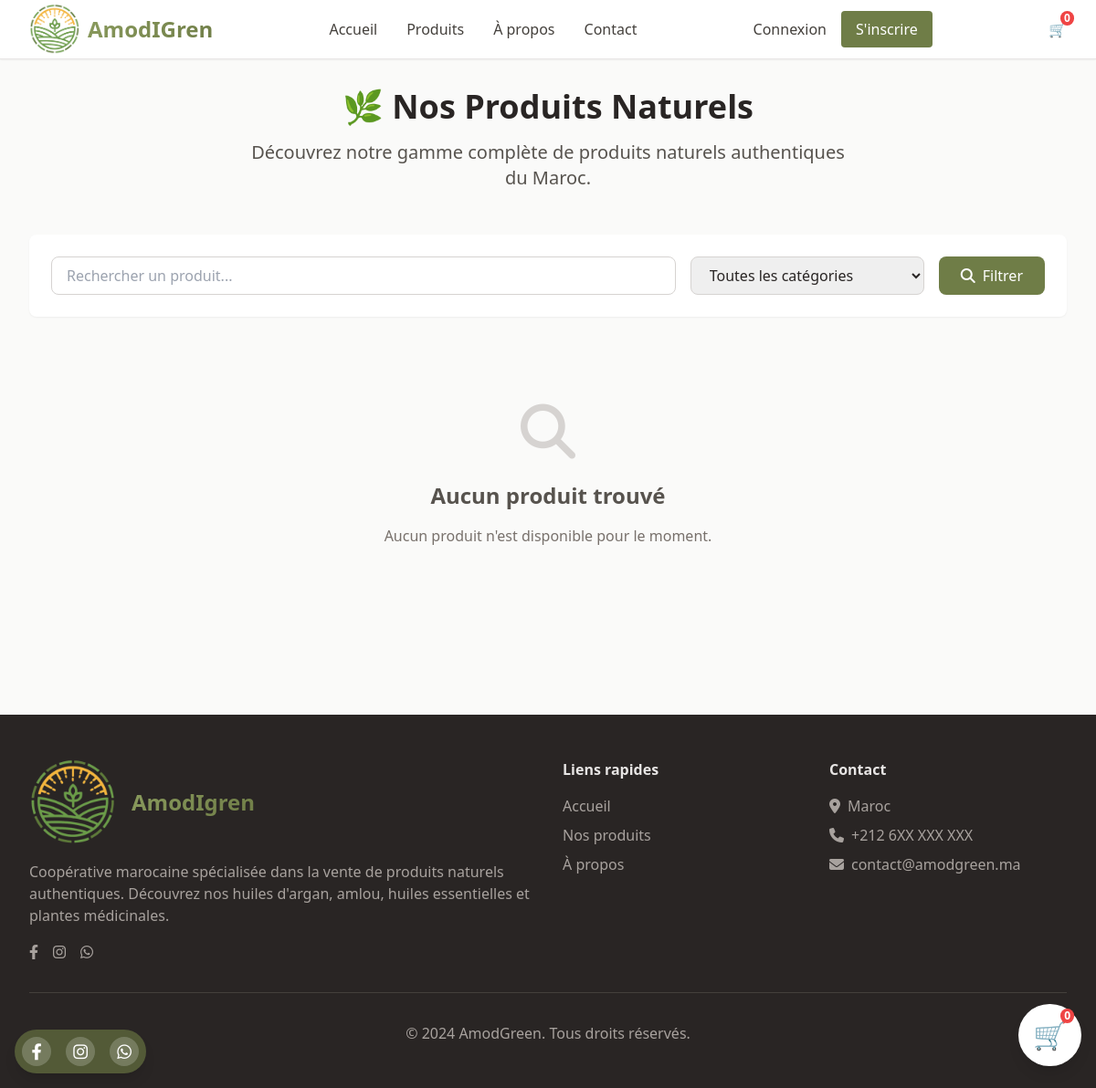
Before: /ar/produits/ with the older database file.
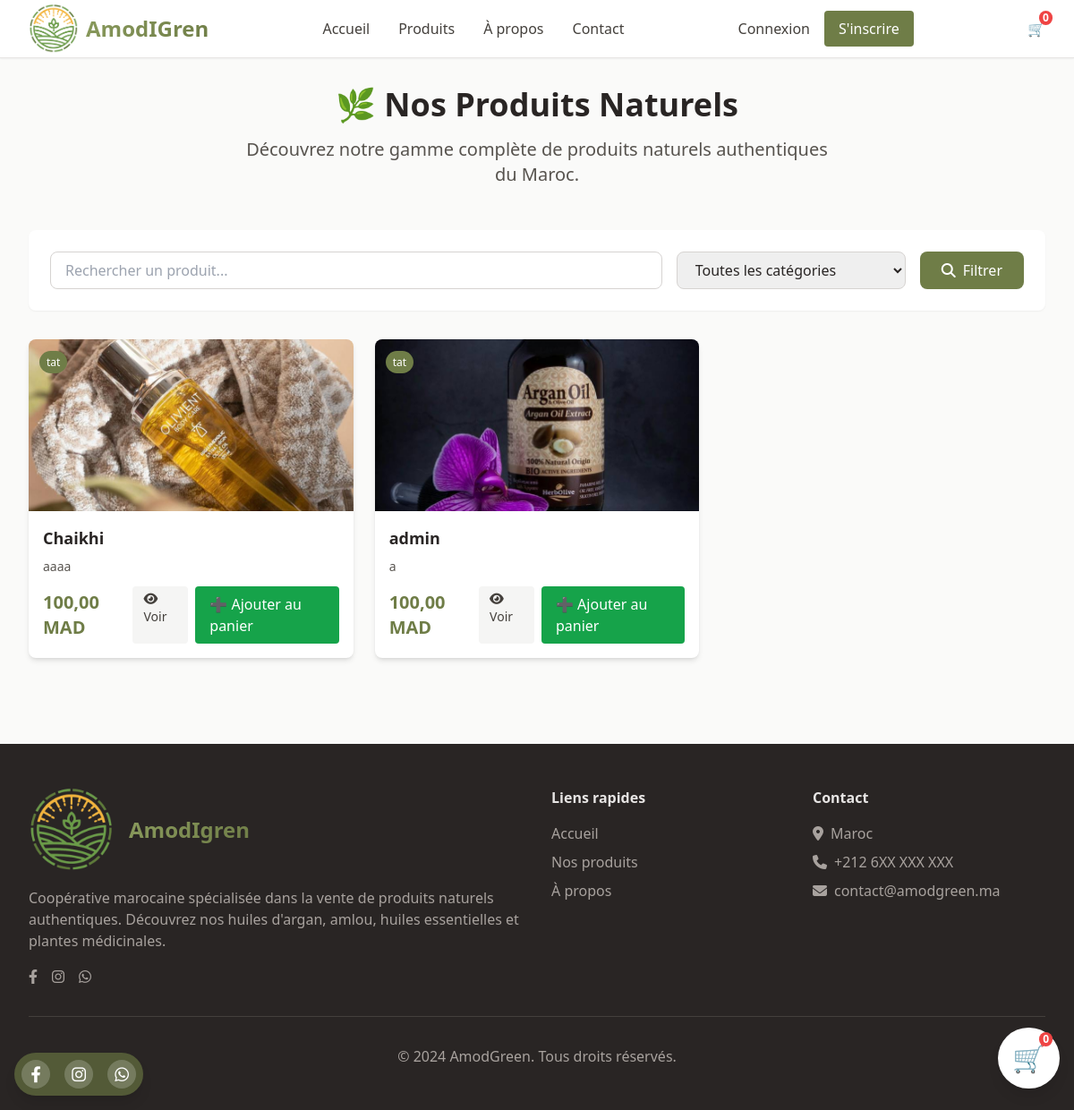
After: the same page with the newer database file.
### store/models/Produit.py (models this page shows, shortened)
class Product(models.Model):
    name = models.CharField(max_length=200, verbose_name="Nom du produit")
    name_ar = models.CharField(max_length=200, blank=True, verbose_name="Nom (Arabe)")
    description = models.TextField(verbose_name="Description")
    description_ar = models.TextField(blank=True, verbose_name="Description (Arabe)")
    ingredients = models.TextField(blank=True, verbose_name="Ingrédients")
    ingredients_ar = models.TextField(blank=True, verbose_name="Ingrédients (Arabe)")
    price = models.DecimalField(max_digits=10, decimal_places=2, verbose_name="Prix (MAD)")
    image = models.ImageField(upload_to='products/', verbose_name="Image principale")
    category = models.ForeignKey(Category, on_delete=models.CASCADE, verbose_name="Catégorie")
    is_available = models.BooleanField(default=True, verbose_name="Disponible")
    created_at = models.DateTimeField(auto_now_add=True)
    updated_at = models.DateTimeField(auto_now=True)
    default_variant = models.ForeignKey(
        'ProductVariant',
        null=True,
        blank=True,
        on_delete=models.SET_NULL,
        related_name='default_for_products',
        verbose_name="Variante par défaut"
    )
    class Meta:
        verbose_name = "Produit"
        verbose_name_plural = "Produits"
        ordering = ['-created_at']
    def get_absolute_url(self):
        return reverse('product_detail', kwargs={'pk': self.pk})

class Category(models.Model):
    name = models.CharField(max_length=100, verbose_name="Nom")
    name_ar = models.CharField(max_length=100, blank=True, verbose_name="Nom (Arabe)")
    description = models.TextField(blank=True, verbose_name="Description")
    created_at = models.DateTimeField(auto_now_add=True)
    class Meta:
        verbose_name = "Catégorie"
        verbose_name_plural = "Catégories"
        ordering = ['name']

### store/views/views.py (the view)
# urls.py: path('produits/', views.product_list, name='product_list'),
def product_list(request):
    products = Product.objects.filter(is_available=True)
    categories = Category.objects.all()
    category_id = request.GET.get('category')
    search_query = request.GET.get('search')
    if category_id:
        products = products.filter(category_id=category_id)
    if search_query:
        products = products.filter(
            Q(name__icontains=search_query) |
            Q(description__icontains=search_query) |
            Q(name_ar__icontains=search_query)
        )
    paginator = Paginator(products, 12)
    page_obj = paginator.get_page(request.GET.get('page'))
    context = {
        'page_obj': page_obj,
        'categories': categories,
        'current_category': int(category_id) if category_id else None,
        'search_query': search_query or '',
    }
    return render(request, 'store/product_list.html', context)

### store/context_processors.py (called while the page is built)
def cart_count(request):
    cart = get_or_create_cart(request)
    return {'cart_count': cart.items.count()}

### store/utils.py (called while the page is built)
def get_or_create_cart(request):
    if request.user.is_authenticated:
        cart, created = Cart.objects.get_or_create(user=request.user)
    else:
        if not request.session.session_key:
            request.session.create()
        session_key = request.session.session_key
        cart, created = Cart.objects.get_or_create(session_key=session_key, user=None)
    return cart

### templates/store/product_list.html (shortened to what the changed rows need)
{% extends 'base.html' %}
{% load static %}
{% block content %}
<div class="max-w-7xl mx-auto px-4 sm:px-6 lg:px-8 py-8">
    <div class="text-center mb-12">
        <h1 class="text-4xl font-bold text-stone-800 mb-4">🌿 Nos Produits Naturels</h1>
    </div>
    <div class="grid grid-cols-1 md:grid-cols-2 lg:grid-cols-3 xl:grid-cols-4 gap-6">
        {% for product in page_obj %}
            <div class="bg-white rounded-lg shadow-md overflow-hidden card-hover">
                <div class="relative">
                    {% if product.image %}
                        <img src="{{ product.image.url }}" alt="{{ product.name }}"
                             class="w-full h-48 object-cover">
                    {% else %}
                        <div class="w-full h-48 bg-stone-200 flex items-center justify-center">
                            <i class="fas fa-leaf text-4xl text-stone-400"></i>
                        </div>
                    {% endif %}
                    <div class="absolute top-3 left-3">
                        <span class="bg-olive-600 text-white text-xs px-2 py-1 rounded-full">
                            {{ product.category.name }}
                        </span>
                    </div>
                </div>
                <div class="p-4">
                    <h3 class="text-lg font-semibold text-stone-800 mb-2 line-clamp-1">
                        {{ product.name }}
                    </h3>
                    <p class="text-stone-600 text-sm mb-3 line-clamp-2">
                        {{ product.description|truncatewords:12 }}
                    </p>
                    <div class="flex items-center justify-between">
                        <span class="text-xl font-bold text-olive-600">
                            {{ product.price }} MAD
                        </span>
                        <div class="flex gap-2">
                            <a href="{{ product.get_absolute_url }}"
                               class="bg-stone-100 hover:bg-stone-200 text-stone-700 px-3 py-1 rounded text-sm transition-colors">
                                <i class="fas fa-eye mr-1"></i>Voir
                            </a>
                             <a href="{% url 'add_to_cart' product.id %}" class="bg-green-600 text-white px-4 py-2 rounded hover:bg-green-700">
    ➕ Ajouter au panier
</a>
                        </div>
                    </div>
                </div>
            </div>
        {% empty %}
            <div class="col-span-full text-center py-16">
                <i class="fas fa-search text-6xl text-stone-300 mb-6"></i>
                <h3 class="text-2xl font-semibold text-stone-600 mb-4">Aucun produit trouvé</h3>
                <p class="text-stone-500 mb-6">
                    {% if search_query or current_category %}
                        Aucun produit ne correspond à vos critères de recherche.
                    {% else %}
                        Aucun produit n'est disponible pour le moment.
                    {% endif %}
                </p>
            </div>
        {% endfor %}
    </div>
</div>
{% endblock %}

Changed rows visible on the page:
added Product: image (picture), category.name "tat", name "Chaikhi", description "aaaa", price "100,00"
added Product: image (picture), category.name "tat", name "admin", description "a", price "100,00"
Other visible differences:
text no longer shown: "Aucun produit trouvé Aucun produit n'est disponible pour le moment."
